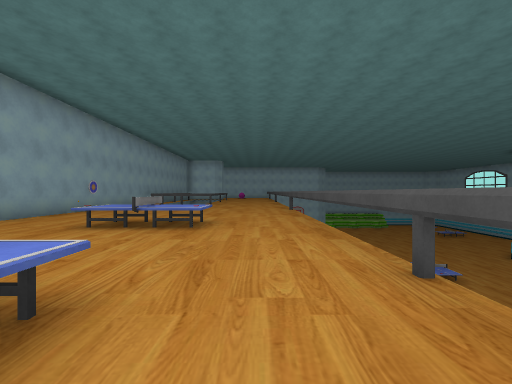
View 1 (above)

16 first-person views from a walk through a scene from a Unity 3-D project. The camera is 1.3 m above the floor, looks level and sees 90° across. The floor is counted in squares, 2 m on a side. Each view is taken from the middle of a square. On the plan, view 1 faces up. The plan holds only what a view shows up to about 9 squares ahead; the rest is blank. The place goes on beyond the plan. Some surface patterns are stand-ins.

View 2
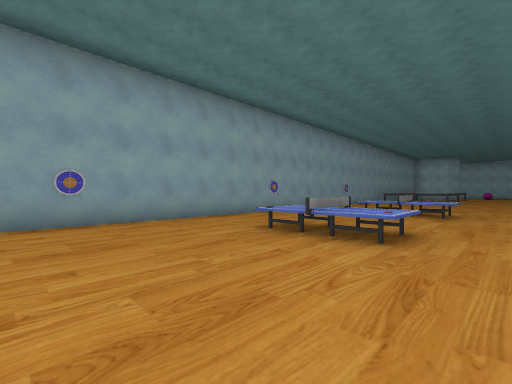

View 3
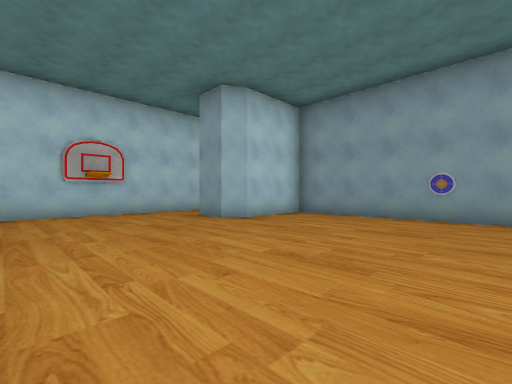

View 4
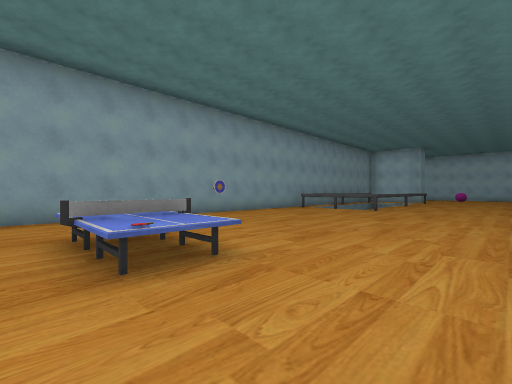

View 5
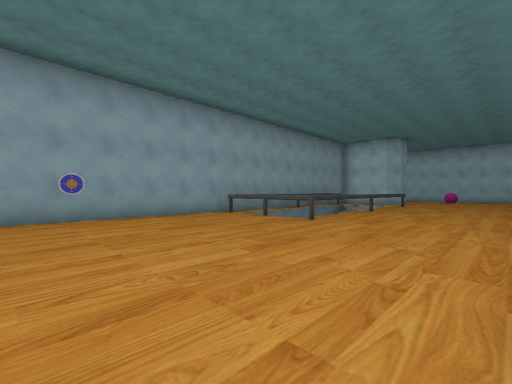

View 6
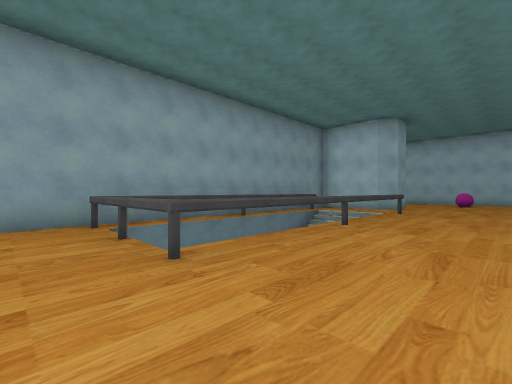

View 7
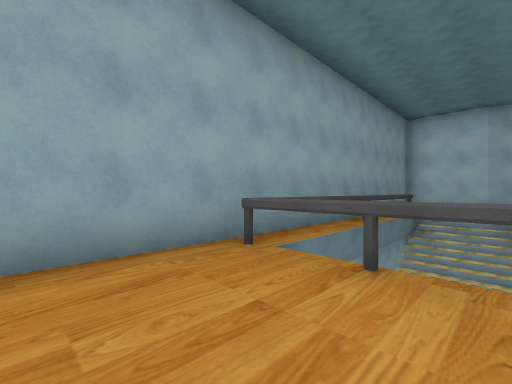

View 8
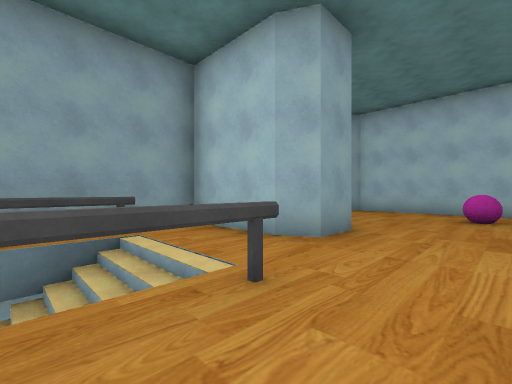

View 9
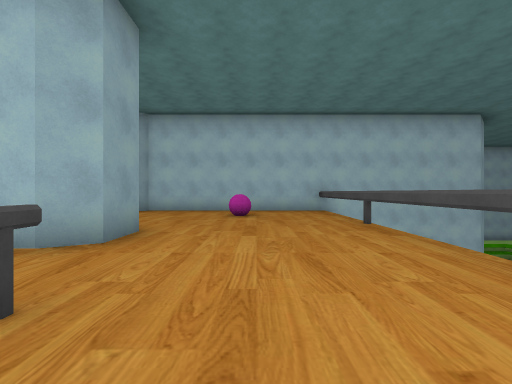

View 10
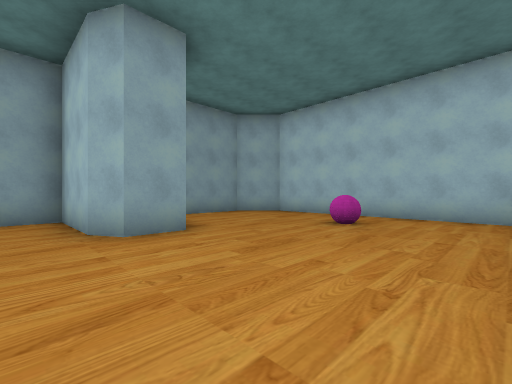

View 11
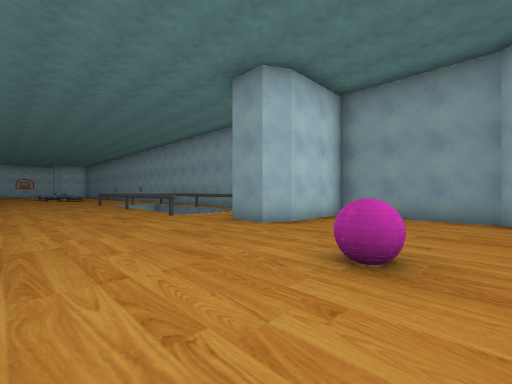

View 12
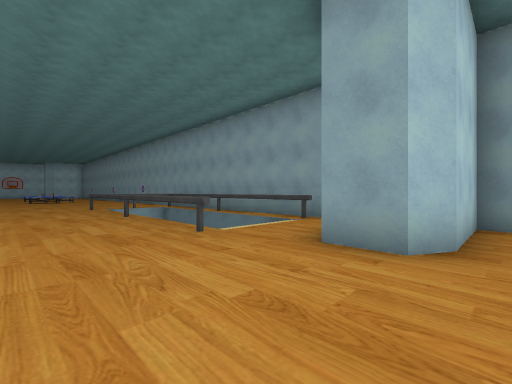

View 13
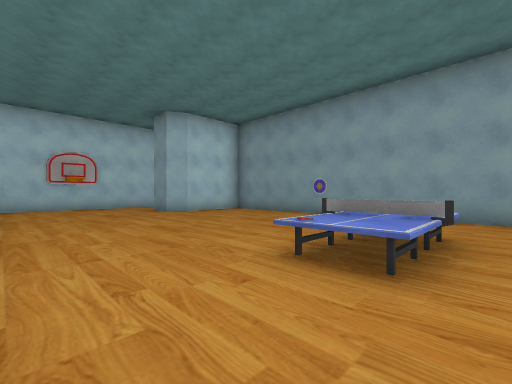

View 14
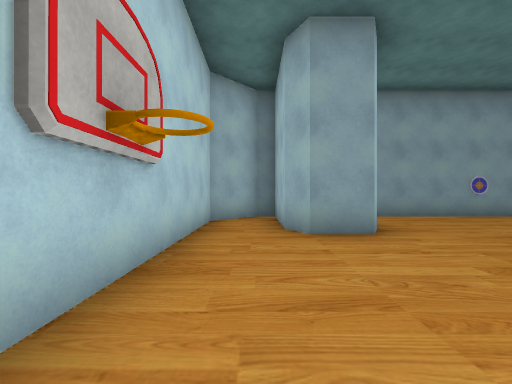

View 15
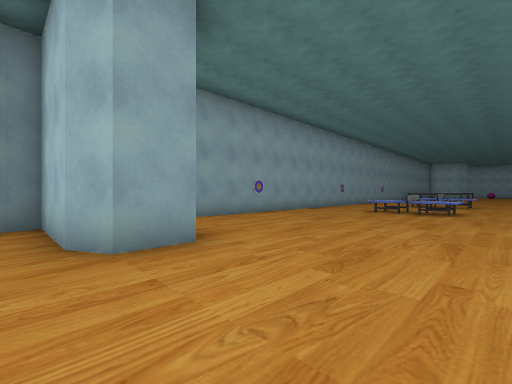

View 16
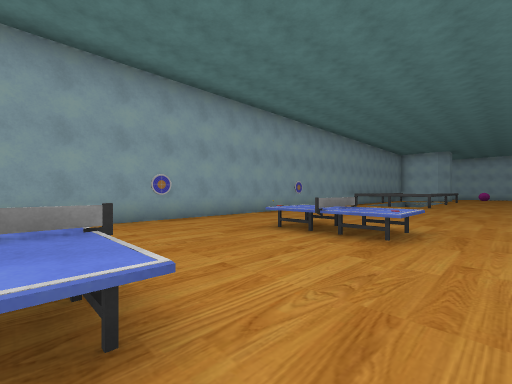

### Floor plan
Key: @ floor where view 1 was taken; # wall or solid block; . floor; / step, stairs or slope; v drop or lower ground; T table; B ball.
Columns run from 6 left of view 1 to 2 right of it. Each row starts with its distance up from view 1.
 28 ########v
 27 #.......
 26 #....B..
 25 #.......
 24 #.......
 23 ####....
 22 ###.....
 21 #.......
 20 #////...
 19 #////...
 18 #////...
 17 #  //...
 16 #  //...
 15 #  //...
 14 #  //...
 13 #//#/...
 12 #.......
 11 #.......
 10 #.......
  9 #.......
  8 #.......
  7 #.......
  6 #.......
  5 #..TTT..
  4 #.......
  3 #.......
  2 #.......
  1 #..TTT..
  0 #.....@.
 -1 #.......
 -2 #.......
 -3 #.......
 -4 #.......
 -5 #.......
 -6 ####....
 -7 ####....
 -8 #.......
 -9 ########

Positions as (right, up) in squares from view 1, and headings:
1: (0, 0), facing up
2: (0, -3), facing up-left
3: (1, -1), facing down-left
4: (1, 4), facing up-left
5: (1, 8), facing up-left
6: (0, 12), facing up-left
7: (-3, 11), facing up-left
8: (-1, 19), facing up-left
9: (-1, 19), facing up
10: (1, 21), facing up-left
11: (1, 27), facing down-left
12: (0, 24), facing down-left
13: (1, 2), facing down-left
14: (1, -8), facing left
15: (0, -8), facing up-left
16: (0, 1), facing up-left
